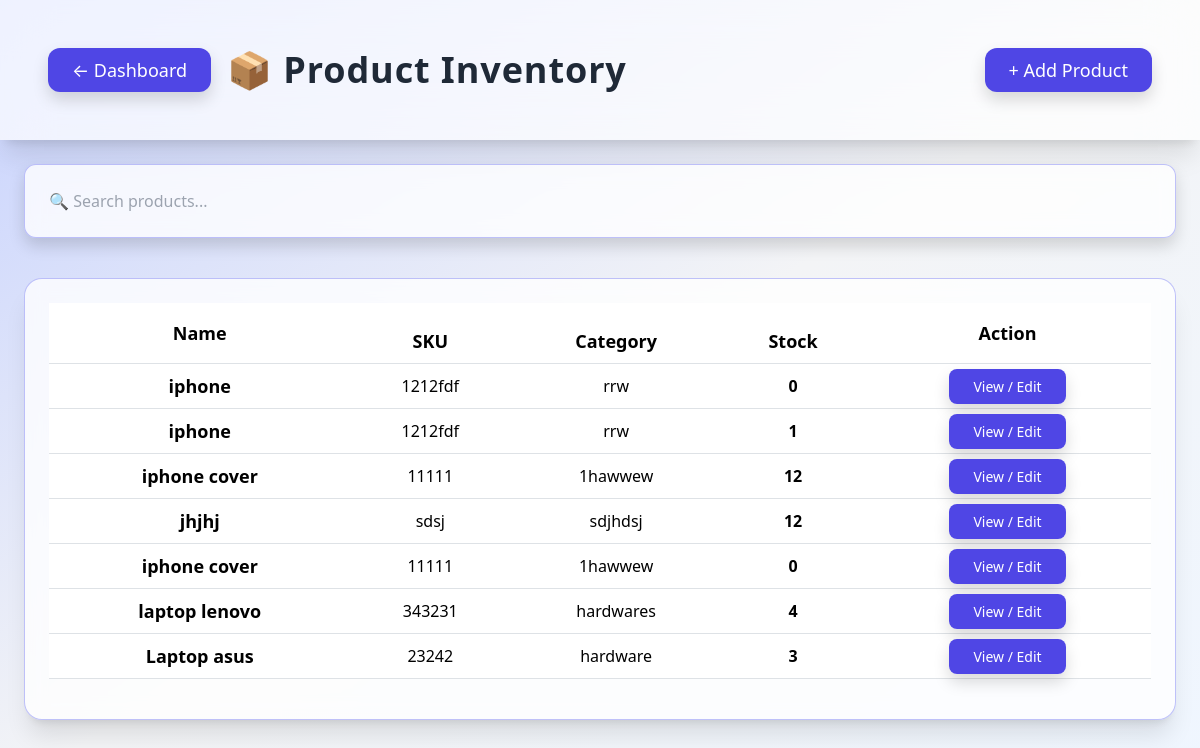
/products/, run on an earlier commit of the app's database.
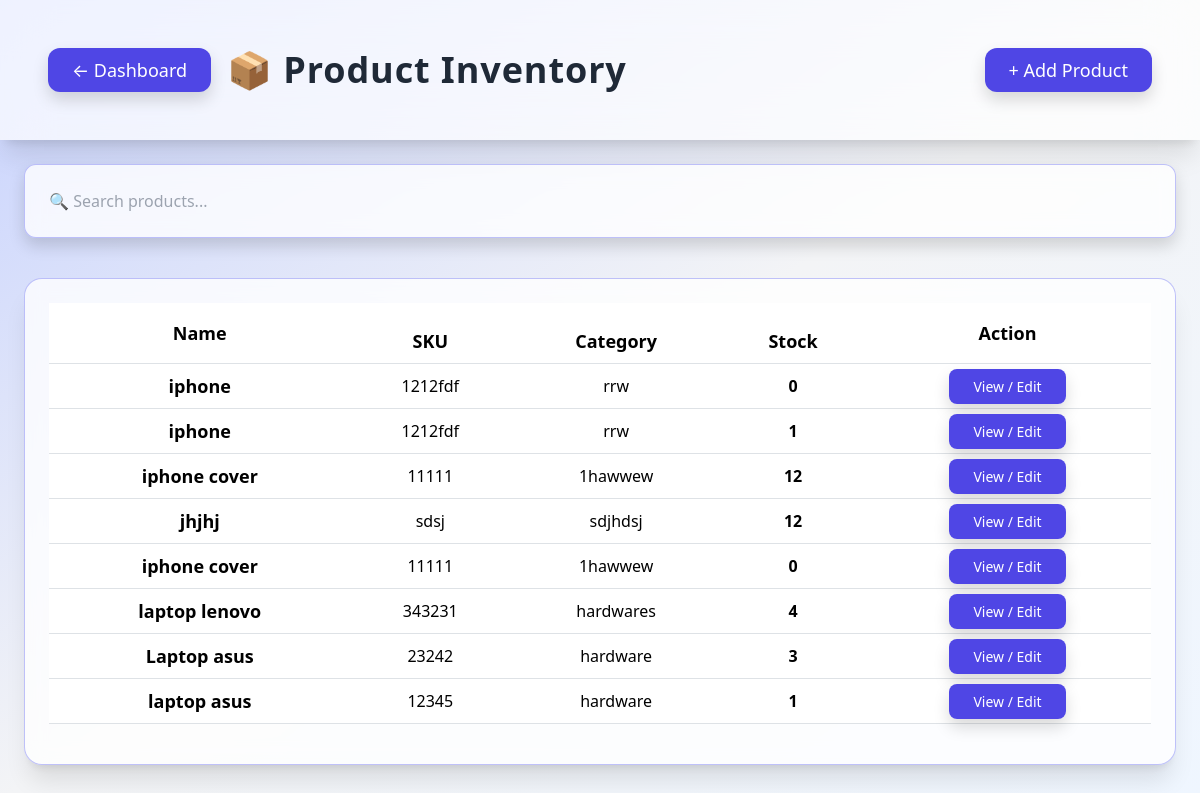
And on a later commit of the database.
### products/models.py (models this page shows, shortened)
class Product(models.Model):
    name = models.CharField(max_length=200)
    sku = models.CharField(max_length=100)
    category = models.CharField(max_length=100)
    unit = models.CharField(max_length=50)
    stock = models.IntegerField()
    description = models.TextField(blank=True, null=True)
    reorder_level = models.IntegerField(default=0)

### products/views.py (the view)
# urls.py: path('', views.product_list, name='product_list'),
def product_list(request):
    products = Product.objects.all()
    return render(request, 'products/product_list.html', {'products': products})

### templates/products/product_list.html (shortened to what this page needs)
<!DOCTYPE html>
<html lang="en">
<head>
    <script src="https://cdn.tailwindcss.com"></script>
    <link href="https://cdn.jsdelivr.net/npm/bootstrap@5.3.2/dist/css/bootstrap.min.css" rel="stylesheet">
</head>
<body class="bg-gradient-to-br from-indigo-200 via-gray-100 to-blue-50 min-h-screen">
    <div class="backdrop-blur-xl bg-white/70 shadow-xl p-5 flex justify-between items-center slide-up">
        <div class="flex items-center">
            {% if request.user.is_authenticated %}
            <a href="{% url 'dashboard' %}" class="btn-neon px-6 py-2 bg-indigo-600 text-white rounded-xl shadow hover:bg-indigo-700 transition text-lg mr-4">← Dashboard</a>
            {% else %}
            <a href="{% url 'login' %}?next={% url 'dashboard' %}" class="btn-neon px-6 py-2 bg-indigo-600 text-white rounded-xl shadow hover:bg-indigo-700 transition text-lg mr-4">← Dashboard</a>
            {% endif %}
            <h1 class="text-4xl font-extrabold text-gray-800 tracking-wide">
                📦 Product Inventory
            </h1>
        </div>
        <a href="{% url 'products:product_add' %}"
            class="btn-neon px-6 py-2 bg-indigo-600 text-white rounded-xl shadow hover:bg-indigo-700 transition text-lg">
            + Add Product
        </a>
    </div>
    <div class="max-w-6xl mx-auto mt-6 slide-up">
        <input id="searchInput" type="text" placeholder="🔍 Search products..."
            class="w-full p-4 rounded-xl neon-card shadow focus:outline-none">
    </div>
    <div class="max-w-6xl mx-auto mt-10 neon-card shadow-xl p-6 slide-up overflow-x-auto">
        <table class="table table-hover align-middle text-center text-gray-800 rounded-xl" id="productTable">
            <thead class="bg-indigo-700 text-white text-lg">
                <tr>
                    <th class="py-3">Name</th>
                    <th>SKU</th>
                    <th>Category</th>
                    <th>Stock</th>
                    <th class="py-3">Action</th>
                </tr>
            </thead>
            <tbody>
                {% for p in products %}
                <tr class="row-animate bg-white/60 rounded-xl">
                    <td class="font-semibold text-lg">{{ p.name }}</td>
                    <td>{{ p.sku }}</td>
                    <td>{{ p.category }}</td>
                    <td class="font-bold text-indigo-700">{{ p.stock }}</td>
                    <td>
                        <a href="{% url 'products:product_detail' p.id %}"
                            class="px-4 py-2 bg-indigo-600 text-white rounded-lg shadow hover:bg-indigo-700 hover:shadow-lg transition text-sm">
                            View / Edit
                        </a>
                    </td>
                </tr>
                {% endfor %}
            </tbody>
        </table>
    </div>
</body>
</html>

What changed in the data, as far as the page shows it:
added Product: name "laptop asus", sku "12345", category "hardware", stock "1"
